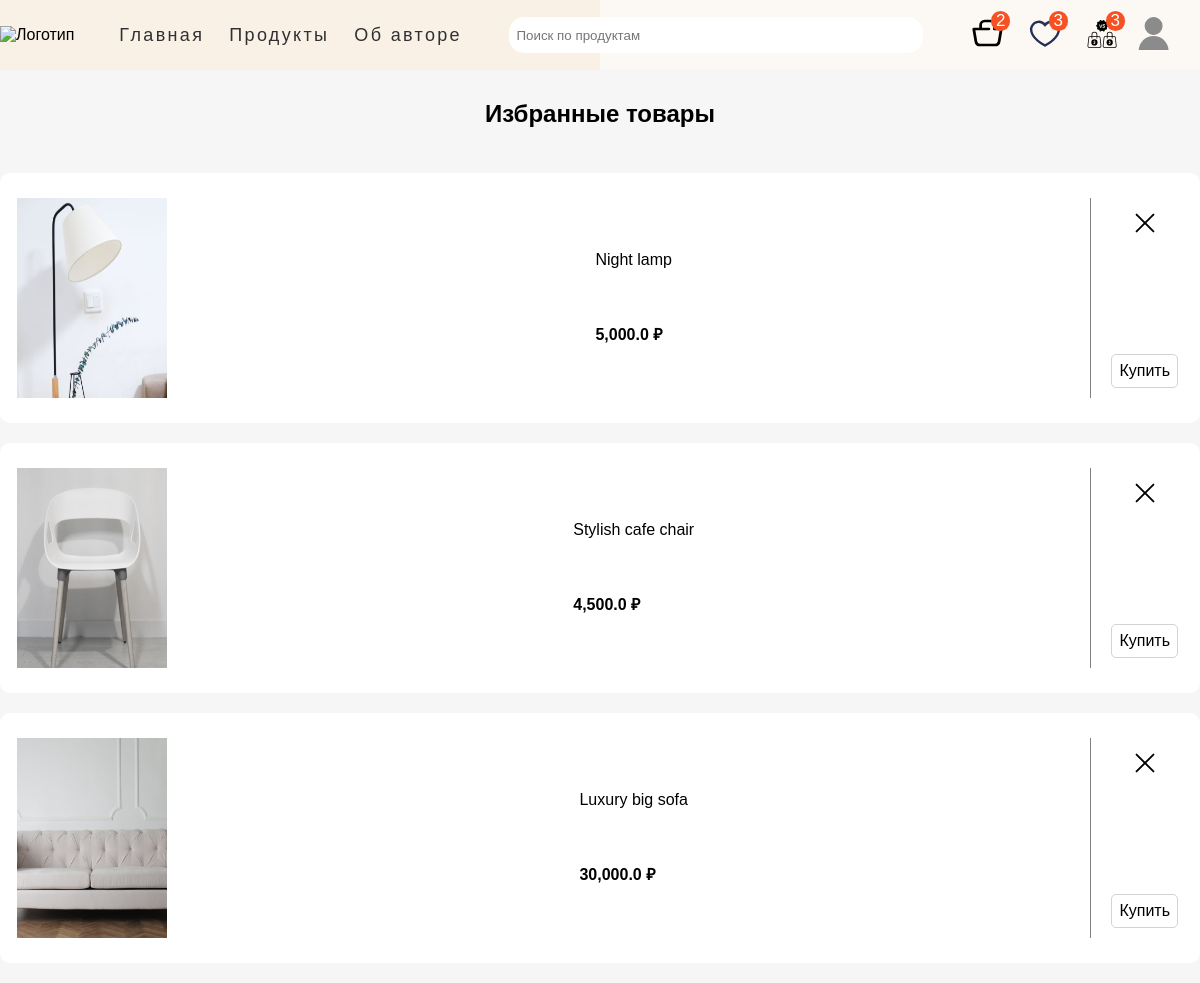
The app's page /favourites/ (signed in) with its own data.
### main_page/models.py (models this page shows, shortened)
class Menu(models.Model):
    title = models.CharField(max_length=50)
    url = models.CharField(max_length=100)
    class Meta:
        verbose_name = 'Меню'
        verbose_name_plural = 'Меню'

class Product(models.Model):
    category = models.ForeignKey(Category, on_delete=models.CASCADE, null=True,
                                 verbose_name='Категория')
    name = models.CharField(max_length=50, db_index=True, verbose_name='Наименование', null=True)
    slug = models.SlugField(max_length=100, db_index=True, null=True, verbose_name='Слаг')
    description = models.TextField(max_length=350, verbose_name='Описание', null=True)
    img = models.ImageField(upload_to='main_page/images', verbose_name='Изображение', null=True)
    width = models.CharField(max_length=10, verbose_name='Ширина (см)', null=True)
    height = models.CharField(max_length=10, verbose_name='Высота (см)', null=True)
    weight = models.CharField(max_length=10, verbose_name='Вес (кг)', null=True)
    price = models.FloatField(max_length=6, verbose_name='Цена (руб)', null=True)
    discount_price = models.CharField(max_length=10, null=True, verbose_name='Цена со скидкой')
    start_date = models.DateTimeField(null=True, blank=True, verbose_name='Дата старта распродажи')
    end_date = models.DateTimeField(null=True, blank=True, verbose_name='Дата окончания распродажи')
    availability_status = models.ForeignKey(ProductAvailability, on_delete=models.CASCADE, null=True, verbose_name='Наличие')
    reviewer = models.ForeignKey(Profile, on_delete=models.CASCADE, null=True, blank=True)
    vote_total = models.IntegerField(default=0, null=True, blank=True)
    vote_ratio = models.IntegerField(default=0, null=True, blank=True)
    created = models.DateTimeField(auto_now_add=True, null=True)
    updated = models.DateTimeField(auto_now=True, null=True)
    cart_prods = models.ForeignKey(ShoppingCart, on_delete=models.CASCADE, null=True)
    class Meta:
        ordering = ('name', '-vote_ratio', '-vote_total')
        index_together = ('id', 'slug',)
        verbose_name = 'Товар'
        verbose_name_plural = 'Товары'
    def get_absolute_url(self):
        return reverse('main_page:product_detail', args=[self.id, self.slug])

### favourites/views.py (the view)
# urls.py: path('', views.get_favourites_products, name='all_products'),
@login_required
def get_favourites_products(request):
    menu = Menu.objects.all()
    cart_prods_counter = request.user.shoppingcart_set.all()
    favourite_prods_counter = request.user.favourite_set.all()
    compare_prods_counter = request.user.compare_set.all()
    favourites_item = request.user.favourite_set.all()
    favourites_item = [item.product for item in favourites_item]
    return render(request, 'favourites/favourites.html', {
        'favourites_item': favourites_item,
        'menu': menu,
        'cart_prods_counter': cart_prods_counter,
        'favourite_prods_counter': favourite_prods_counter,
        'compare_prods_counter': compare_prods_counter,
    })

### templates/favourites/favourites.html
{% extends 'main_page/base.html' %}
{% load static %}
{% block css %}
    <link rel="stylesheet" href="{% static 'css/favourites.css' %}">
{% endblock %}
{% block content %}
    <h2>Избранные товары</h2>
    <section class="favourites-content container content">
        <div class="favourites-tape">
            {% for item in favourites_item %}
                <div class="product-card">
                    <a href="{{ item.get_absolute_url }}">
                        <img src="{{ item.img.url }}" height="200" width="150" alt="Товар">
                    </a>
                    <div class="product-description">
                        <p>{{ item.description }}</p>
                        <span><b>{{ item.price }} ₽</b></span>
                    </div>
                    <div class="interaction-item">
                        <a class="remove-prod" href="{% url 'favourites:remove_item' item.id %}">
                            <img src="{% static 'favourites/remove-icon.svg' %}" height="30" width="30"
                                 alt="Удалить избранное">
                        </a>
                        <a class="buy-prod" href="{% url 'cart:add_item' item.id %}">Купить</a>
                    </div>
                </div>
            {% endfor %}
        </div>
    </section>
{% endblock %}

### templates/main_page/base.html (shortened to what this page needs)
<!DOCTYPE html>
{% load static %}
<html lang="en">
<head>
    <link rel="stylesheet" href="{% static 'css/base.css' %}">
    <link rel="stylesheet" href="{% static 'fonts/Gilroy-Medium.woff' %}">
    {% block css %} {% endblock %}
</head>
<body>
        <header class="page-header">
            <div class="page-header__wrapper container">
                <nav class="site-nav page-header__site-nav">
                    <div class="page-header__logo">
                        <a href="{% url 'main_page:index' %}">
                            <img src="{% static 'main_page/funiro-logo.svg' %}" alt="Логотип">
                        </a>
                    </div>
                    <ul class="site-nav__list">
                        {% for item in menu %}
                            <li class="site-nav__item"><a href="{{ item.url }}">{{ item.title }}</a></li>
                        {% endfor %}
                    </ul>
                </nav>
                <div class="site-nav__search-block">
                    <form action="{% url 'main_page:index' %}" method="get">
                        <div class="form_field">
                            <input class="search-bar" id="formInput#search" type="text" name="search_query"
                                       value="{{ search_query }}" placeholder="Поиск по продуктам"/>
                        </div>
                    </form>
                </div>
                <div class="user-nav__user-block">
                    {% if user.is_authenticated %}
                        <div class="user-nav__shop_block">
                            <span class="cart-counter">{{ cart_prods_counter.count }}</span>
                            <span class="favourite-counter">{{ favourite_prods_counter.count }}</span>
                            <span class="compare-counter">{{ compare_prods_counter.count }}</span>
                            <a href="{% url 'cart:cart' %}"><img src="{% static 'main_page/shop_cart.svg' %}"
                                                                 height="32" width="33" alt="Корзина товаров">
                            </a>
                            <a href="{% url 'favourites:all_products' %}"><img src="{% static 'main_page/favourites-icon.svg' %}"
                                                                               width="32" height="33" alt="Избранное">
                            </a>
                            <a href="{% url 'compare:all_compare' %}"><img src="{% static 'main_page/compare.svg' %}"
                                                                               width="32" height="33" alt="Избранное">
                            </a>
                        </div>
                        <div class="user-nav__profile">
                            <a class="user-nav__logo" id="user-icon" href="{% url 'main_page:index' %}">
                                <img src="{% static 'main_page/user_logo.svg' %}"
                                     width="32" height="33" alt="Пользователь">
                            </a>
                        </div>
                    {% else %}
                        <ul class="user-nav__user-auth">
                            <li><a href="{% url 'signup' %}">Зарегистрироваться</a></li>
                            <li><a href="{% url 'login' %}">Войти</a></li>
                        </ul>
                    {% endif %}
                </div>
            </div>
        </header>
        {% block content %}{% endblock %}
</body>
</html>

### main_page/static/css/base.css (style rules this page uses)
html, body { height: 100%; }
body { padding: 0; margin: 0; font-family: 'Gilroy Medium', 'Arial', sans-serif; background-color: #ffffff; }
.page-header { left: 0; background-image: url("../main_page/main-back-2.png"), url("../main_page/main-back-1.png"); background-size: 50% 100%, 50% 100%; background-repeat: no-repeat, no-repeat; background-position: left, right; }
h1, h2, h3, p { margin: 0; padding: 0; }
.container { max-width: 1240px; min-width: 320px; margin: 0 auto; box-sizing: border-box }
a { text-decoration: none; color: black; cursor: pointer; }
.page-header { position: sticky; top: 0; z-index: 100; }
ul { margin: 0; padding: 0; }
.page-header { background-color: lightgray; }
.page-header__wrapper { display: flex; flex-wrap: wrap; justify-content: space-between; align-items: center; height: 70px; }
.page-header__site-nav { display: flex; align-items: center; }
.site-nav__list { display: flex; margin-left: 20px; list-style: none; }
.site-nav__search-block { position: relative; }
.site-nav__search-block input { width: 400px; height: 30px; border-radius: 15px; padding: 3px 7px 3px 7px; border: none; }
.site-nav__item, .user-nav__logo { margin: 15px 0 15px 0; padding-left: 25px; }
.site-nav__item a { font-size: 18px; line-height: 19px; color: #303032; letter-spacing: .13em; }
.user-nav__user-block { display: flex; align-items: center; }
.user-nav__logo { margin: 0; padding: 0; }
.user-nav__profile { display: flex; justify-content: center; flex-direction: column; align-items: center; margin-right: 30px; }
.user-nav__profile { position: relative; display: block; }
.user-nav__shop_block { display: flex; position: relative; margin-right: 20px; }
.user-nav__shop_block a:not(:last-child) { margin-right: 25px; }
.user-nav__shop_block span { position: absolute; text-transform: uppercase; font-size: 17px; padding: 0 5px 0 5px; border-radius: 100%; color: white; background-color: #f55123; }
.cart-counter { top: -6px; left: 20px; }
.favourite-counter { top: -6px; right:50px; }
.compare-counter { top: -6px; right: -7px; }

### favourites/static/css/favourites.css (style rules this page uses)
body { padding: 0; margin: 0; background-color: #f6f6f6; }
h2 { text-align: center; padding: 30px 0 30px 0; }
a { text-decoration: none; color: black; cursor: pointer; }
.favourites-content { margin-top: 15px; }
.favourites-tape { display: flex; flex-direction: column; }
.product-card { display: flex; justify-content: space-between; height: 200px; margin: 0 0 20px 0; border-radius: 10px; background-color: #ffffff; padding: 25px 17px; }
.product-description { display: flex; flex-direction: column; justify-content: space-evenly; padding: 0 10px 0 20px; }
.interaction-item { display: flex; flex-direction: column; justify-content: space-between; border-left: 1px solid gray; text-align: center; padding: 10px 5px 10px 20px; }
.buy-prod { border-radius: 5px; border: 1px solid lightgray; padding: 7px; }

### records on screen
Menu: title "Главная"
Menu: title "Продукты"
Menu: title "Об авторе"
Product: img (picture), description "Night lamp", price "5,000.0"
Product: img (picture), description "Stylish cafe chair", price "4,500.0"
Product: img (picture), description "Luxury big sofa", price "30,000.0"

### other values on screen
{{ cart_prods_counter.count }} "2"
{{ favourite_prods_counter.count }} "3"
{{ compare_prods_counter.count }} "3"
